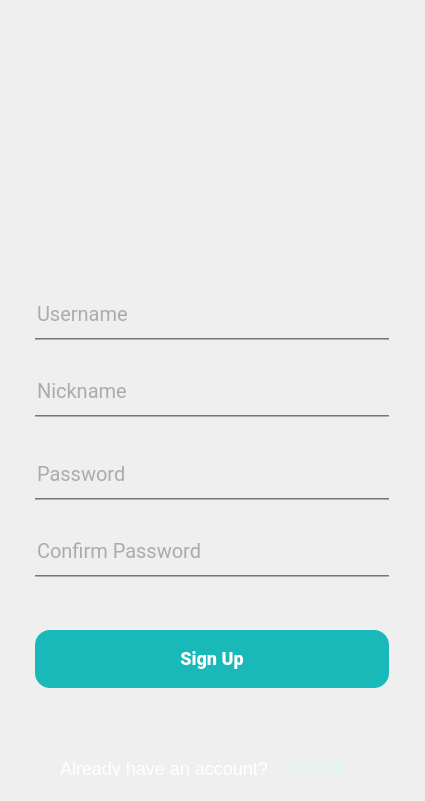
<?xml version="1.0" encoding="UTF-8"?>
<ui version="4.0">
 <class>UserRegister</class>
 <widget class="QWidget" name="UserRegister">
  <property name="geometry">
   <rect>
    <x>0</x>
    <y>0</y>
    <width>425</width>
    <height>801</height>
   </rect>
  </property>
  <property name="sizePolicy">
   <sizepolicy hsizetype="Fixed" vsizetype="Fixed">
    <horstretch>0</horstretch>
    <verstretch>0</verstretch>
   </sizepolicy>
  </property>
  <property name="minimumSize">
   <size>
    <width>425</width>
    <height>801</height>
   </size>
  </property>
  <property name="maximumSize">
   <size>
    <width>425</width>
    <height>801</height>
   </size>
  </property>
  <property name="windowTitle">
   <string>Form</string>
  </property>
  <widget class="QLabel" name="QLabel_backGroundPixMap">
   <property name="geometry">
    <rect>
     <x>0</x>
     <y>0</y>
     <width>425</width>
     <height>801</height>
    </rect>
   </property>
   <property name="sizePolicy">
    <sizepolicy hsizetype="Fixed" vsizetype="Fixed">
     <horstretch>0</horstretch>
     <verstretch>0</verstretch>
    </sizepolicy>
   </property>
   <property name="minimumSize">
    <size>
     <width>425</width>
     <height>797</height>
    </size>
   </property>
   <property name="maximumSize">
    <size>
     <width>425</width>
     <height>801</height>
    </size>
   </property>
   <property name="text">
    <string/>
   </property>
   <property name="pixmap">
    <pixmap resource="res.qrc">:/new/prefix1/Register Section.png</pixmap>
   </property>
   <property name="scaledContents">
    <bool>true</bool>
   </property>
  </widget>
  <widget class="QPushButton" name="btnRegister">
   <property name="geometry">
    <rect>
     <x>35</x>
     <y>630</y>
     <width>354</width>
     <height>58</height>
    </rect>
   </property>
   <property name="sizePolicy">
    <sizepolicy hsizetype="Minimum" vsizetype="Fixed">
     <horstretch>0</horstretch>
     <verstretch>0</verstretch>
    </sizepolicy>
   </property>
   <property name="minimumSize">
    <size>
     <width>0</width>
     <height>51</height>
    </size>
   </property>
   <property name="font">
    <font>
     <family>Roboto</family>
     <pointsize>-1</pointsize>
     <weight>87</weight>
     <italic>false</italic>
     <bold>true</bold>
    </font>
   </property>
   <property name="cursor">
    <cursorShape>PointingHandCursor</cursorShape>
   </property>
   <property name="styleSheet">
    <string notr="true">/* Rectangle 2 */
QPushButton{
position: absolute;
width: 354px;
height: 58px;
left: 37px;
top: 598px;


background-color: rgb(25, 184, 185);
border:0px solid ;
border-radius: 15px;
padding:10px;



font-family: 'Roboto';
font-style: normal;
font-weight: 700;
font-size: 18px;
line-height: 21px;

color: #FFFFFF;
}

QPushButton:hover{
	border: 0px solid;
	background:rgb(80, 222, 212);
}









</string>
   </property>
   <property name="text">
    <string>Sign Up</string>
   </property>
  </widget>
  <widget class="QPushButton" name="pushButton_Back">
   <property name="geometry">
    <rect>
     <x>280</x>
     <y>742</y>
     <width>71</width>
     <height>51</height>
    </rect>
   </property>
   <property name="minimumSize">
    <size>
     <width>0</width>
     <height>51</height>
    </size>
   </property>
   <property name="font">
    <font>
     <family>Roboto</family>
     <pointsize>-1</pointsize>
     <weight>87</weight>
     <italic>false</italic>
     <bold>true</bold>
    </font>
   </property>
   <property name="cursor">
    <cursorShape>PointingHandCursor</cursorShape>
   </property>
   <property name="styleSheet">
    <string notr="true">/* SIGN IN */








QPushButton{
/* SIGN IN */

background:transparent;

font-family: 'Roboto';
font-style: normal;
font-weight: 700;
font-size: 18px;
line-height: 21px;
/* identical to box height */


color: #E1F6F4;


}

QPushButton:hover{

color:rgb(255, 255, 255);
font-size: 18px;
}

QPushButton:pressed{
font-size:16px;
}
</string>
   </property>
   <property name="text">
    <string>SIGN IN</string>
   </property>
   <property name="flat">
    <bool>true</bool>
   </property>
  </widget>
  <widget class="QLineEdit" name="lERgUserName">
   <property name="geometry">
    <rect>
     <x>35</x>
     <y>290</y>
     <width>354</width>
     <height>50</height>
    </rect>
   </property>
   <property name="font">
    <font>
     <family>Roboto</family>
     <pointsize>-1</pointsize>
     <weight>50</weight>
     <italic>false</italic>
     <bold>false</bold>
    </font>
   </property>
   <property name="styleSheet">
    <string notr="true">QLineEdit{
border-top:0px  solid;border-bottom:2px  groove rgb(119, 117, 117);border-left:0px  solid;border-right: 0px  solid;
background:transparent;

font-family: 'Roboto';
font-style: normal;
font-weight: 400;
font-size: 20px;
line-height: 21px;
/* identical to box height */

color: #696767;
}

QLineEdit:focus{

border-bottom:
2px  groove  rgba(255, 255, 255, 0);


color:rgb(51, 153, 153);
}

QLineEdit:flat{
border: 0px;
}</string>
   </property>
   <property name="placeholderText">
    <string>Username</string>
   </property>
  </widget>
  <widget class="QLineEdit" name="lERgNickName">
   <property name="geometry">
    <rect>
     <x>35</x>
     <y>367</y>
     <width>354</width>
     <height>50</height>
    </rect>
   </property>
   <property name="font">
    <font>
     <family>Roboto</family>
     <pointsize>-1</pointsize>
     <weight>50</weight>
     <italic>false</italic>
     <bold>false</bold>
    </font>
   </property>
   <property name="styleSheet">
    <string notr="true">QLineEdit{
border-top:0px  solid;border-bottom:2px  groove rgb(119, 117, 117);border-left:0px  solid;border-right: 0px  solid;
background:transparent;

font-family: 'Roboto';
font-style: normal;
font-weight: 400;
font-size: 20px;
line-height: 21px;
/* identical to box height */

color: #696767;
}

QLineEdit:focus{

border-bottom:
2px  groove  rgba(255, 255, 255, 0);


color:rgb(51, 153, 153);
}

QLineEdit:flat{
border: 0px;
}</string>
   </property>
   <property name="echoMode">
    <enum>QLineEdit::Normal</enum>
   </property>
   <property name="placeholderText">
    <string>Nickname</string>
   </property>
  </widget>
  <widget class="QLineEdit" name="lERgPassword2">
   <property name="geometry">
    <rect>
     <x>35</x>
     <y>450</y>
     <width>354</width>
     <height>50</height>
    </rect>
   </property>
   <property name="font">
    <font>
     <family>Roboto</family>
     <pointsize>-1</pointsize>
     <weight>50</weight>
     <italic>false</italic>
     <bold>false</bold>
    </font>
   </property>
   <property name="styleSheet">
    <string notr="true">QLineEdit{
border-top:0px  solid;border-bottom:2px  groove rgb(119, 117, 117);border-left:0px  solid;border-right: 0px  solid;
background:transparent;

font-family: 'Roboto';
font-style: normal;
font-weight: 400;
font-size: 20px;
line-height: 21px;
/* identical to box height */

color: #696767;
}

QLineEdit:focus{

border-bottom:
2px  groove  rgba(255, 255, 255, 0);


color:rgb(51, 153, 153);
}

QLineEdit:flat{
border: 0px;
}</string>
   </property>
   <property name="echoMode">
    <enum>QLineEdit::Password</enum>
   </property>
   <property name="placeholderText">
    <string>Password</string>
   </property>
  </widget>
  <widget class="QLineEdit" name="lERgPassword1">
   <property name="geometry">
    <rect>
     <x>35</x>
     <y>527</y>
     <width>354</width>
     <height>50</height>
    </rect>
   </property>
   <property name="font">
    <font>
     <family>Roboto</family>
     <pointsize>-1</pointsize>
     <weight>50</weight>
     <italic>false</italic>
     <bold>false</bold>
    </font>
   </property>
   <property name="styleSheet">
    <string notr="true">QLineEdit{
border-top:0px  solid;border-bottom:2px  groove rgb(119, 117, 117);border-left:0px  solid;border-right: 0px  solid;
background:transparent;

font-family: 'Roboto';
font-style: normal;
font-weight: 400;
font-size: 20px;
line-height: 21px;
/* identical to box height */

color: #696767;
}

QLineEdit:focus{

border-bottom:
2px  groove  rgba(255, 255, 255, 0);


color:rgb(51, 153, 153);
}

QLineEdit:flat{
border: 0px;
}</string>
   </property>
   <property name="echoMode">
    <enum>QLineEdit::Password</enum>
   </property>
   <property name="placeholderText">
    <string>Confirm Password</string>
   </property>
  </widget>
  <widget class="QLabel" name="label">
   <property name="geometry">
    <rect>
     <x>60</x>
     <y>760</y>
     <width>211</width>
     <height>16</height>
    </rect>
   </property>
   <property name="styleSheet">
    <string notr="true">/* Already have an account? */

position: absolute;
width: 205px;
height: 21px;
left: 58px;
top: 759px;

font-family: 'Roboto';
font-style: normal;
font-weight: 400;
font-size: 18px;
line-height: 21px;
/* identical to box height */

color: #FFFFFF;

</string>
   </property>
   <property name="text">
    <string>Already have an account?  </string>
   </property>
  </widget>
 </widget>
 <resources>
  <include location="res.qrc"/>
 </resources>
 <connections/>
</ui>
